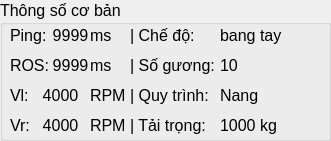
   <widget class="QGroupBox" name="gb_basic_param">
    <property name="geometry">
     <rect>
      <x>10</x>
      <y>400</y>
      <width>331</width>
      <height>141</height>
     </rect>
    </property>
    <property name="font">
     <font>
      <pointsize>12</pointsize>
     </font>
    </property>
    <property name="title">
     <string>Thông số cơ bản</string>
    </property>
    <widget class="QLabel" name="lb_mode">
     <property name="geometry">
      <rect>
       <x>130</x>
       <y>20</y>
       <width>91</width>
       <height>31</height>
      </rect>
     </property>
     <property name="font">
      <font>
       <pointsize>12</pointsize>
      </font>
     </property>
     <property name="autoFillBackground">
      <bool>false</bool>
     </property>
     <property name="frameShape">
      <enum>QFrame::NoFrame</enum>
     </property>
     <property name="lineWidth">
      <number>1</number>
     </property>
     <property name="midLineWidth">
      <number>0</number>
     </property>
     <property name="text">
      <string>| Chế độ:</string>
     </property>
     <property name="scaledContents">
      <bool>false</bool>
     </property>
     <property name="wordWrap">
      <bool>false</bool>
     </property>
     <property name="openExternalLinks">
      <bool>false</bool>
     </property>
    </widget>
    <widget class="QLabel" name="lb_detect">
     <property name="geometry">
      <rect>
       <x>130</x>
       <y>50</y>
       <width>91</width>
       <height>31</height>
      </rect>
     </property>
     <property name="font">
      <font>
       <pointsize>12</pointsize>
      </font>
     </property>
     <property name="autoFillBackground">
      <bool>false</bool>
     </property>
     <property name="frameShape">
      <enum>QFrame::NoFrame</enum>
     </property>
     <property name="lineWidth">
      <number>1</number>
     </property>
     <property name="midLineWidth">
      <number>0</number>
     </property>
     <property name="text">
      <string>| Số gương:</string>
     </property>
     <property name="scaledContents">
      <bool>false</bool>
     </property>
     <property name="wordWrap">
      <bool>false</bool>
     </property>
     <property name="openExternalLinks">
      <bool>false</bool>
     </property>
    </widget>
    <widget class="QLabel" name="lb_ros">
     <property name="geometry">
      <rect>
       <x>10</x>
       <y>20</y>
       <width>41</width>
       <height>31</height>
      </rect>
     </property>
     <property name="font">
      <font>
       <pointsize>12</pointsize>
      </font>
     </property>
     <property name="autoFillBackground">
      <bool>false</bool>
     </property>
     <property name="frameShape">
      <enum>QFrame::NoFrame</enum>
     </property>
     <property name="lineWidth">
      <number>1</number>
     </property>
     <property name="midLineWidth">
      <number>0</number>
     </property>
     <property name="text">
      <string>Ping:</string>
     </property>
     <property name="scaledContents">
      <bool>false</bool>
     </property>
     <property name="wordWrap">
      <bool>false</bool>
     </property>
     <property name="openExternalLinks">
      <bool>false</bool>
     </property>
    </widget>
    <widget class="QLabel" name="lb_job">
     <property name="geometry">
      <rect>
       <x>130</x>
       <y>80</y>
       <width>91</width>
       <height>31</height>
      </rect>
     </property>
     <property name="font">
      <font>
       <pointsize>12</pointsize>
      </font>
     </property>
     <property name="autoFillBackground">
      <bool>false</bool>
     </property>
     <property name="frameShape">
      <enum>QFrame::NoFrame</enum>
     </property>
     <property name="lineWidth">
      <number>1</number>
     </property>
     <property name="midLineWidth">
      <number>0</number>
     </property>
     <property name="text">
      <string>| Quy trình:</string>
     </property>
     <property name="scaledContents">
      <bool>false</bool>
     </property>
     <property name="wordWrap">
      <bool>false</bool>
     </property>
     <property name="openExternalLinks">
      <bool>false</bool>
     </property>
    </widget>
    <widget class="QLabel" name="lb_load">
     <property name="geometry">
      <rect>
       <x>130</x>
       <y>110</y>
       <width>91</width>
       <height>31</height>
      </rect>
     </property>
     <property name="font">
      <font>
       <pointsize>12</pointsize>
      </font>
     </property>
     <property name="autoFillBackground">
      <bool>false</bool>
     </property>
     <property name="frameShape">
      <enum>QFrame::NoFrame</enum>
     </property>
     <property name="lineWidth">
      <number>1</number>
     </property>
     <property name="midLineWidth">
      <number>0</number>
     </property>
     <property name="text">
      <string>| Tải trọng:</string>
     </property>
     <property name="scaledContents">
      <bool>false</bool>
     </property>
     <property name="wordWrap">
      <bool>false</bool>
     </property>
     <property name="openExternalLinks">
      <bool>false</bool>
     </property>
    </widget>
    <widget class="QLabel" name="lbv_ros">
     <property name="geometry">
      <rect>
       <x>50</x>
       <y>50</y>
       <width>41</width>
       <height>31</height>
      </rect>
     </property>
     <property name="font">
      <font>
       <pointsize>12</pointsize>
      </font>
     </property>
     <property name="autoFillBackground">
      <bool>false</bool>
     </property>
     <property name="frameShape">
      <enum>QFrame::NoFrame</enum>
     </property>
     <property name="lineWidth">
      <number>1</number>
     </property>
     <property name="midLineWidth">
      <number>0</number>
     </property>
     <property name="text">
      <string>9999</string>
     </property>
     <property name="scaledContents">
      <bool>false</bool>
     </property>
     <property name="alignment">
      <set>Qt::AlignCenter</set>
     </property>
     <property name="wordWrap">
      <bool>false</bool>
     </property>
     <property name="openExternalLinks">
      <bool>false</bool>
     </property>
    </widget>
    <widget class="QLabel" name="lbv_mode">
     <property name="geometry">
      <rect>
       <x>220</x>
       <y>20</y>
       <width>111</width>
       <height>31</height>
      </rect>
     </property>
     <property name="font">
      <font>
       <pointsize>12</pointsize>
      </font>
     </property>
     <property name="autoFillBackground">
      <bool>false</bool>
     </property>
     <property name="frameShape">
      <enum>QFrame::NoFrame</enum>
     </property>
     <property name="lineWidth">
      <number>1</number>
     </property>
     <property name="midLineWidth">
      <number>0</number>
     </property>
     <property name="text">
      <string>bang tay</string>
     </property>
     <property name="scaledContents">
      <bool>false</bool>
     </property>
     <property name="wordWrap">
      <bool>false</bool>
     </property>
     <property name="openExternalLinks">
      <bool>false</bool>
     </property>
    </widget>
    <widget class="QLabel" name="lbv_detect">
     <property name="geometry">
      <rect>
       <x>220</x>
       <y>50</y>
       <width>111</width>
       <height>31</height>
      </rect>
     </property>
     <property name="font">
      <font>
       <pointsize>12</pointsize>
      </font>
     </property>
     <property name="autoFillBackground">
      <bool>false</bool>
     </property>
     <property name="frameShape">
      <enum>QFrame::NoFrame</enum>
     </property>
     <property name="lineWidth">
      <number>1</number>
     </property>
     <property name="midLineWidth">
      <number>0</number>
     </property>
     <property name="text">
      <string>10</string>
     </property>
     <property name="scaledContents">
      <bool>false</bool>
     </property>
     <property name="wordWrap">
      <bool>false</bool>
     </property>
     <property name="openExternalLinks">
      <bool>false</bool>
     </property>
    </widget>
    <widget class="QLabel" name="lbv_load">
     <property name="geometry">
      <rect>
       <x>220</x>
       <y>110</y>
       <width>41</width>
       <height>31</height>
      </rect>
     </property>
     <property name="font">
      <font>
       <pointsize>12</pointsize>
      </font>
     </property>
     <property name="autoFillBackground">
      <bool>false</bool>
     </property>
     <property name="frameShape">
      <enum>QFrame::NoFrame</enum>
     </property>
     <property name="lineWidth">
      <number>1</number>
     </property>
     <property name="midLineWidth">
      <number>0</number>
     </property>
     <property name="text">
      <string>1000</string>
     </property>
     <property name="scaledContents">
      <bool>false</bool>
     </property>
     <property name="wordWrap">
      <bool>false</bool>
     </property>
     <property name="openExternalLinks">
      <bool>false</bool>
     </property>
    </widget>
    <widget class="QLabel" name="lbv_job">
     <property name="geometry">
      <rect>
       <x>220</x>
       <y>80</y>
       <width>111</width>
       <height>31</height>
      </rect>
     </property>
     <property name="font">
      <font>
       <pointsize>12</pointsize>
      </font>
     </property>
     <property name="autoFillBackground">
      <bool>false</bool>
     </property>
     <property name="frameShape">
      <enum>QFrame::NoFrame</enum>
     </property>
     <property name="lineWidth">
      <number>1</number>
     </property>
     <property name="midLineWidth">
      <number>0</number>
     </property>
     <property name="text">
      <string>Nang</string>
     </property>
     <property name="scaledContents">
      <bool>false</bool>
     </property>
     <property name="wordWrap">
      <bool>false</bool>
     </property>
     <property name="openExternalLinks">
      <bool>false</bool>
     </property>
    </widget>
    <widget class="QLabel" name="lb_ros_2">
     <property name="geometry">
      <rect>
       <x>10</x>
       <y>50</y>
       <width>41</width>
       <height>31</height>
      </rect>
     </property>
     <property name="font">
      <font>
       <pointsize>12</pointsize>
      </font>
     </property>
     <property name="autoFillBackground">
      <bool>false</bool>
     </property>
     <property name="frameShape">
      <enum>QFrame::NoFrame</enum>
     </property>
     <property name="lineWidth">
      <number>1</number>
     </property>
     <property name="midLineWidth">
      <number>0</number>
     </property>
     <property name="text">
      <string>ROS:</string>
     </property>
     <property name="scaledContents">
      <bool>false</bool>
     </property>
     <property name="wordWrap">
      <bool>false</bool>
     </property>
     <property name="openExternalLinks">
      <bool>false</bool>
     </property>
    </widget>
    <widget class="QLabel" name="lbv_ping">
     <property name="geometry">
      <rect>
       <x>50</x>
       <y>20</y>
       <width>41</width>
       <height>31</height>
      </rect>
     </property>
     <property name="font">
      <font>
       <pointsize>12</pointsize>
      </font>
     </property>
     <property name="autoFillBackground">
      <bool>false</bool>
     </property>
     <property name="frameShape">
      <enum>QFrame::NoFrame</enum>
     </property>
     <property name="lineWidth">
      <number>1</number>
     </property>
     <property name="midLineWidth">
      <number>0</number>
     </property>
     <property name="text">
      <string>9999</string>
     </property>
     <property name="scaledContents">
      <bool>false</bool>
     </property>
     <property name="alignment">
      <set>Qt::AlignCenter</set>
     </property>
     <property name="wordWrap">
      <bool>false</bool>
     </property>
     <property name="openExternalLinks">
      <bool>false</bool>
     </property>
    </widget>
    <widget class="QLabel" name="lbv_velRight">
     <property name="geometry">
      <rect>
       <x>40</x>
       <y>110</y>
       <width>41</width>
       <height>31</height>
      </rect>
     </property>
     <property name="font">
      <font>
       <pointsize>12</pointsize>
      </font>
     </property>
     <property name="autoFillBackground">
      <bool>false</bool>
     </property>
     <property name="frameShape">
      <enum>QFrame::NoFrame</enum>
     </property>
     <property name="lineWidth">
      <number>1</number>
     </property>
     <property name="midLineWidth">
      <number>0</number>
     </property>
     <property name="text">
      <string>4000</string>
     </property>
     <property name="scaledContents">
      <bool>false</bool>
     </property>
     <property name="alignment">
      <set>Qt::AlignCenter</set>
     </property>
     <property name="wordWrap">
      <bool>false</bool>
     </property>
     <property name="openExternalLinks">
      <bool>false</bool>
     </property>
    </widget>
    <widget class="QLabel" name="lb_velRight">
     <property name="geometry">
      <rect>
       <x>10</x>
       <y>110</y>
       <width>41</width>
       <height>31</height>
      </rect>
     </property>
     <property name="font">
      <font>
       <pointsize>12</pointsize>
      </font>
     </property>
     <property name="autoFillBackground">
      <bool>false</bool>
     </property>
     <property name="frameShape">
      <enum>QFrame::NoFrame</enum>
     </property>
     <property name="lineWidth">
      <number>1</number>
     </property>
     <property name="midLineWidth">
      <number>0</number>
     </property>
     <property name="text">
      <string>Vr:</string>
     </property>
     <property name="scaledContents">
      <bool>false</bool>
     </property>
     <property name="wordWrap">
      <bool>false</bool>
     </property>
     <property name="openExternalLinks">
      <bool>false</bool>
     </property>
    </widget>
    <widget class="QLabel" name="lb_velLeft">
     <property name="geometry">
      <rect>
       <x>10</x>
       <y>80</y>
       <width>41</width>
       <height>31</height>
      </rect>
     </property>
     <property name="font">
      <font>
       <pointsize>12</pointsize>
      </font>
     </property>
     <property name="autoFillBackground">
      <bool>false</bool>
     </property>
     <property name="frameShape">
      <enum>QFrame::NoFrame</enum>
     </property>
     <property name="lineWidth">
      <number>1</number>
     </property>
     <property name="midLineWidth">
      <number>0</number>
     </property>
     <property name="text">
      <string>Vl:</string>
     </property>
     <property name="scaledContents">
      <bool>false</bool>
     </property>
     <property name="wordWrap">
      <bool>false</bool>
     </property>
     <property name="openExternalLinks">
      <bool>false</bool>
     </property>
    </widget>
    <widget class="QLabel" name="lbv_velLeft">
     <property name="geometry">
      <rect>
       <x>40</x>
       <y>80</y>
       <width>41</width>
       <height>31</height>
      </rect>
     </property>
     <property name="font">
      <font>
       <pointsize>12</pointsize>
      </font>
     </property>
     <property name="autoFillBackground">
      <bool>false</bool>
     </property>
     <property name="frameShape">
      <enum>QFrame::NoFrame</enum>
     </property>
     <property name="lineWidth">
      <number>1</number>
     </property>
     <property name="midLineWidth">
      <number>0</number>
     </property>
     <property name="text">
      <string>4000</string>
     </property>
     <property name="scaledContents">
      <bool>false</bool>
     </property>
     <property name="alignment">
      <set>Qt::AlignCenter</set>
     </property>
     <property name="wordWrap">
      <bool>false</bool>
     </property>
     <property name="openExternalLinks">
      <bool>false</bool>
     </property>
    </widget>
    <widget class="QLabel" name="lbu_2">
     <property name="geometry">
      <rect>
       <x>90</x>
       <y>80</y>
       <width>41</width>
       <height>31</height>
      </rect>
     </property>
     <property name="font">
      <font>
       <pointsize>12</pointsize>
      </font>
     </property>
     <property name="autoFillBackground">
      <bool>false</bool>
     </property>
     <property name="frameShape">
      <enum>QFrame::NoFrame</enum>
     </property>
     <property name="lineWidth">
      <number>1</number>
     </property>
     <property name="midLineWidth">
      <number>0</number>
     </property>
     <property name="text">
      <string>RPM</string>
     </property>
     <property name="scaledContents">
      <bool>false</bool>
     </property>
     <property name="wordWrap">
      <bool>false</bool>
     </property>
     <property name="openExternalLinks">
      <bool>false</bool>
     </property>
    </widget>
    <widget class="QLabel" name="lbu_3">
     <property name="geometry">
      <rect>
       <x>90</x>
       <y>110</y>
       <width>41</width>
       <height>31</height>
      </rect>
     </property>
     <property name="font">
      <font>
       <pointsize>12</pointsize>
      </font>
     </property>
     <property name="autoFillBackground">
      <bool>false</bool>
     </property>
     <property name="frameShape">
      <enum>QFrame::NoFrame</enum>
     </property>
     <property name="lineWidth">
      <number>1</number>
     </property>
     <property name="midLineWidth">
      <number>0</number>
     </property>
     <property name="text">
      <string>RPM</string>
     </property>
     <property name="scaledContents">
      <bool>false</bool>
     </property>
     <property name="wordWrap">
      <bool>false</bool>
     </property>
     <property name="openExternalLinks">
      <bool>false</bool>
     </property>
    </widget>
    <widget class="QLabel" name="lbu_0">
     <property name="geometry">
      <rect>
       <x>90</x>
       <y>20</y>
       <width>41</width>
       <height>31</height>
      </rect>
     </property>
     <property name="font">
      <font>
       <pointsize>12</pointsize>
      </font>
     </property>
     <property name="autoFillBackground">
      <bool>false</bool>
     </property>
     <property name="frameShape">
      <enum>QFrame::NoFrame</enum>
     </property>
     <property name="lineWidth">
      <number>1</number>
     </property>
     <property name="midLineWidth">
      <number>0</number>
     </property>
     <property name="text">
      <string>ms</string>
     </property>
     <property name="scaledContents">
      <bool>false</bool>
     </property>
     <property name="wordWrap">
      <bool>false</bool>
     </property>
     <property name="openExternalLinks">
      <bool>false</bool>
     </property>
    </widget>
    <widget class="QLabel" name="lbu_1">
     <property name="geometry">
      <rect>
       <x>90</x>
       <y>50</y>
       <width>41</width>
       <height>31</height>
      </rect>
     </property>
     <property name="font">
      <font>
       <pointsize>12</pointsize>
      </font>
     </property>
     <property name="autoFillBackground">
      <bool>false</bool>
     </property>
     <property name="frameShape">
      <enum>QFrame::NoFrame</enum>
     </property>
     <property name="lineWidth">
      <number>1</number>
     </property>
     <property name="midLineWidth">
      <number>0</number>
     </property>
     <property name="text">
      <string>ms</string>
     </property>
     <property name="scaledContents">
      <bool>false</bool>
     </property>
     <property name="wordWrap">
      <bool>false</bool>
     </property>
     <property name="openExternalLinks">
      <bool>false</bool>
     </property>
    </widget>
    <widget class="QLabel" name="lb_velRight_3">
     <property name="geometry">
      <rect>
       <x>260</x>
       <y>110</y>
       <width>21</width>
       <height>31</height>
      </rect>
     </property>
     <property name="font">
      <font>
       <pointsize>12</pointsize>
      </font>
     </property>
     <property name="autoFillBackground">
      <bool>false</bool>
     </property>
     <property name="frameShape">
      <enum>QFrame::NoFrame</enum>
     </property>
     <property name="lineWidth">
      <number>1</number>
     </property>
     <property name="midLineWidth">
      <number>0</number>
     </property>
     <property name="text">
      <string>kg</string>
     </property>
     <property name="scaledContents">
      <bool>false</bool>
     </property>
     <property name="wordWrap">
      <bool>false</bool>
     </property>
     <property name="openExternalLinks">
      <bool>false</bool>
     </property>
    </widget>
   </widget>
